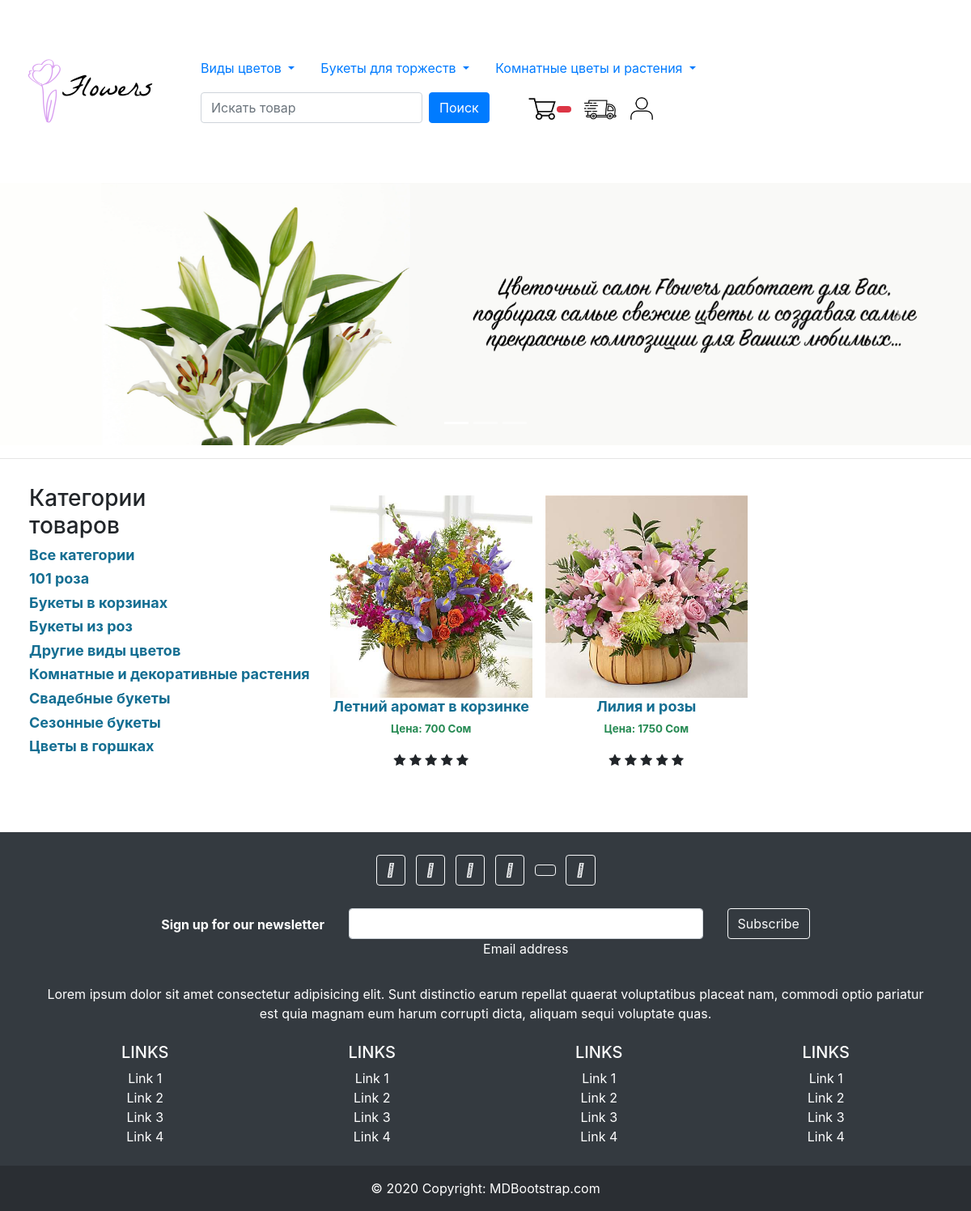
The page /bukety-v-korzinah/ on the database its author committed.
### mainapp/models.py (models this page shows, shortened)
class Category(models.Model):
    name = models.CharField(max_length=200, db_index=True, verbose_name='Имя категории')
    slug = models.SlugField(max_length=200, db_index=True, unique=True)
    class Meta:
        ordering = ['name']
        verbose_name = 'Категория'
        verbose_name_plural = 'Категории'
    def get_absolute_url(self):
        return reverse('mainapp:category-list', args=[self.slug])

class Good(models.Model):
    category = models.ForeignKey(Category, related_name='товары', verbose_name="Категория",on_delete=models.CASCADE)
    name = models.CharField(max_length=200, db_index=True, verbose_name="Название товара")
    slug = models.SlugField(max_length=200, db_index=True)
    image = models.ImageField(upload_to='media', blank=True, verbose_name="Картинка")
    description = models.TextField(blank=True, verbose_name="Описание")
    price = models.IntegerField(default=0, verbose_name="Цена")
    stock = models.PositiveIntegerField(verbose_name="Количество в наличии")
    available = models.BooleanField(default=True, verbose_name="Доступен")
    created = models.DateTimeField(auto_now_add=True, verbose_name='Создан')
    updated = models.DateTimeField(auto_now=True, verbose_name='Обновлен')
    sale = models.IntegerField(default=0, verbose_name="Скидка %")
    class Meta:
        ordering = ['name']
        index_together = [
            ['id', 'slug']
        ]
        verbose_name = 'Товар'
        verbose_name_plural = 'Товары'
    def get_absolute_url(self):
        return reverse('mainapp:goods-detail', args=[self.id, self.slug])

### mainapp/views.py (the view)
# urls.py: path('', views.goods_list, name='goods-list'),
def goods_list(request, category_slug=None):
    category = None
    categories = Category.objects.all()
    goods = Good.objects.filter(available=True)
    if category_slug:
        category = get_object_or_404(Category, slug=category_slug)
        goods = goods.filter(category=category)
    return render(request, 'good/mainlist.html', {
        'category': category,
        'categories': categories,
        'goods': goods
    })

### cart/context_processors.py (called while the page is built)
def cart(request):
    return {'cart': Cart(request)}

### mainapp/templates/good/mainlist.html
{% extends 'base.html' %}
{% load static %}
{% block content %}
<table>
  <tr>
    <td style="width: 300px; vertical-align:top;">
      <div class="w3-sidebar w3-light-grey w3-bar-block" style="width:100%; padding-left: 20px;">
        <div class="col-sm-3 col-sm-offset-1 blog-sidebar">
          <div class="sidebar-module">
            <h3>Категории товаров</h3>
            <ol class="list-unstyled" style="width: max-content;">
              <li {% if not category %} class="active"{% endif %}><a href="{% url 'mainapp:goods-list' %}"><h5 style="color: rgb(20, 110, 146); font-size:18px; font-weight:bold;">Все категории</h5></a></li>
            {% for c in categories %}
              <li {% if category.slug == c.slug %} class="active"{% endif %}>
                  <a href="{{ c.get_absolute_url }}"><h5 style="color: rgb(20, 110, 146); font-size:18px; font-weight:bold;">{{ c.name }}</h5></a>
              </li>
            {% endfor %}
            </ol>
          </div>
        </div>
      </div>
    </td>
    <td>
      <div class="container" style="text-align: center; width: 100%; justify-content: center;">
          <div class="row">
              <div class="bouquet-list d-flex justify-content-around flex-wrap">
                {% for good in goods %}
                <div class="bouquet p-2">
                  <div class="image">
                      {% if good.image %}
                          <a href="{{ good.get_absolute_url }}"><img src="{{ good.image.url }}" width="250"/></a>
                      {% else %}
                          <a href="{{ good.get_absolute_url }}"><img src="{% static 'media/nophoto.jpg' %}" width="250"/></a>
                      {% endif %}
                  </div>
                    <h4 style="font-size: 18px; font-weight: bold; color: rgb(20, 110, 146);">{{ good.name }}</h4></a>
                    <p style="color: rgb(38, 138, 83); font-size: smaller; font-weight: bolder;">Цена: {{ good.price }} Сом</p>
                  <div class="stars">
                      <span class="fa fa-star checked"></span>
                      <span class="fa fa-star checked"></span>
                      <span class="fa fa-star checked"></span>
                      <span class="fa fa-star"></span>
                      <span class="fa fa-star"></span>
                  </div>
              </div>
                {% endfor %}
              </div>
          </div>
        </div>
    </td>
  </tr>
</table>
<br>
<br>
{% endblock content %}

### mainapp/static/css/styles.css (style rules this page uses)
.sidebar-module { padding: 15px; margin: 0 -15px 15px; }
.bouquet { padding: 15px; }

### rows shown on the page
Category: name "101 роза"
Category: name "Букеты в корзинах"
Category: name "Букеты из роз"
Category: name "Другие виды цветов"
Category: name "Комнатные и декоративные растения"
Category: name "Свадебные букеты"
Category: name "Сезонные букеты"
Category: name "Цветы в горшках"
Good: image (picture), name "Летний аромат в корзинке", price "700"
Good: image (picture), name "Лилия и розы", price "1750"
